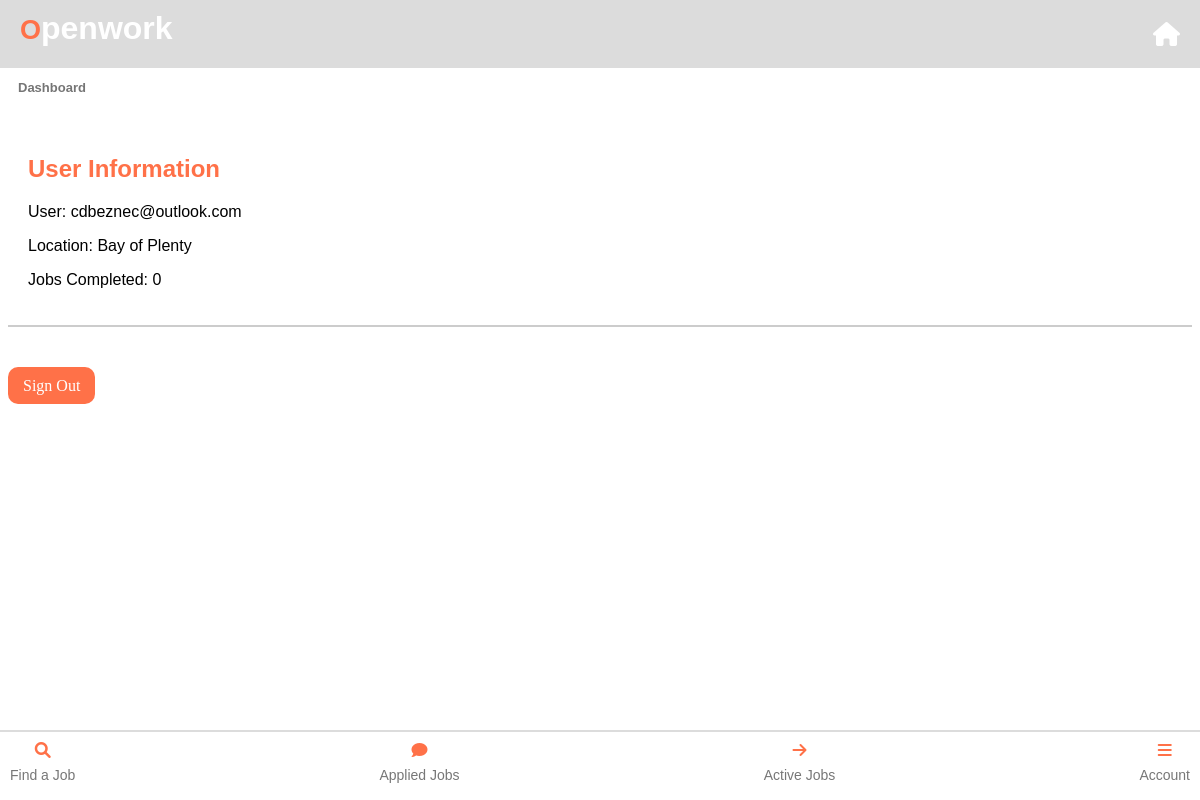
Page /labourer/dashboard (signed in) on the committed database.
### app.py (models this page shows)
class User(UserMixin, db.Model):
    id = db.Column(db.Integer, primary_key=True)
    user_type = db.Column(db.String(20), nullable=False, default='labourer')
    location = db.Column(db.String(100), nullable=False)
    email = db.Column(db.String(100), unique=True, nullable=False)
    password = db.Column(db.String(100), nullable=False)
    first_name = db.Column(db.String(50), nullable=True)  # Initially nullable
    last_name = db.Column(db.String(50), nullable=True)   # Initially nullable
    jobs_completed = db.Column(db.Integer, default=0)
    business_profile = db.relationship('BusinessProfile', backref='user', uselist=False)
    profile_image = db.relationship('UserProfileImage', backref='user', uselist=False)
    labourer_profile = db.relationship('LabourerProfile', backref='user', uselist=False)
    company_details = db.relationship('CompanyDetails', uselist=False)

### app.py (the view)
@app.route('/labourer/dashboard')
@login_required
def labourer_dashboard():
    return render_template('labourer_home.html', current_user=current_user)

### app.py (called while the page is built)
@login_manager.user_loader
def load_user(user_id):
    return User.query.get(int(user_id))  # Load a user by ID

### templates/labourer_home.html (shortened to what this page needs)
<!DOCTYPE html>
<html lang="en">
<head>
  <link rel="stylesheet" href="https://cdnjs.cloudflare.com/ajax/libs/font-awesome/6.0.0-beta3/css/all.min.css">
  <link rel="stylesheet" href="{{ url_for('static', filename='labourer_home.css') }}">
</head>
<body>
 {% extends 'base_labour.html' %}
{% block content %}
<div class="info-container">
    <h1>Dashboard</h1>
</div>
<div class="section-button-container">
    <h2>User Information</h2>
    <p>User: {{ current_user.email }}</p>
    <p>Location: {{ current_user.location }}</p>
    <p>Jobs Completed: {{ current_user.jobs_completed }}</p>
</div>
<div>
    <a href="{{ url_for('logout') }}" class="sign-out-button">Sign Out</a>
</div>
{% endblock %}

### static/labourer_home.css (style rules this page uses)
.info-container { background-color: #fff; margin-bottom: 20px; margin-left: 10px; }
.info-container h1 { color: #585858d3; font-size: small; }
.section-button-container { background-color: #fff; padding: 20px; border-bottom: 2px solid #ccc; font-family: 'Lucida Sans', 'Lucida Sans Regular', 'Lucida Grande', 'Lucida Sans Unicode', Geneva, Verdana, sans-serif; margin-bottom: 50px; }
h2 { color: #ff7148; }
.sign-out-button { background-color: #ff7148; color: white; border: none; padding: 10px 15px; cursor: pointer; border-radius: 10px; font-size: 16px; }

### templates/labourer_home.html (style rules this page uses)
.sign-out-button { text-decoration: none; }

### templates/base_labour.html (style rules this page uses)
h1 { color: #ff7148; font-family: "Arial", sans-serif; margin-bottom: 10px; }
h1 { font-size: 24px; margin: 0; padding: 0; border-top-right-radius: ; }

### rows in the picture
User: email "cdbeznec@outlook.com", location "Bay of Plenty", jobs_completed "0"
